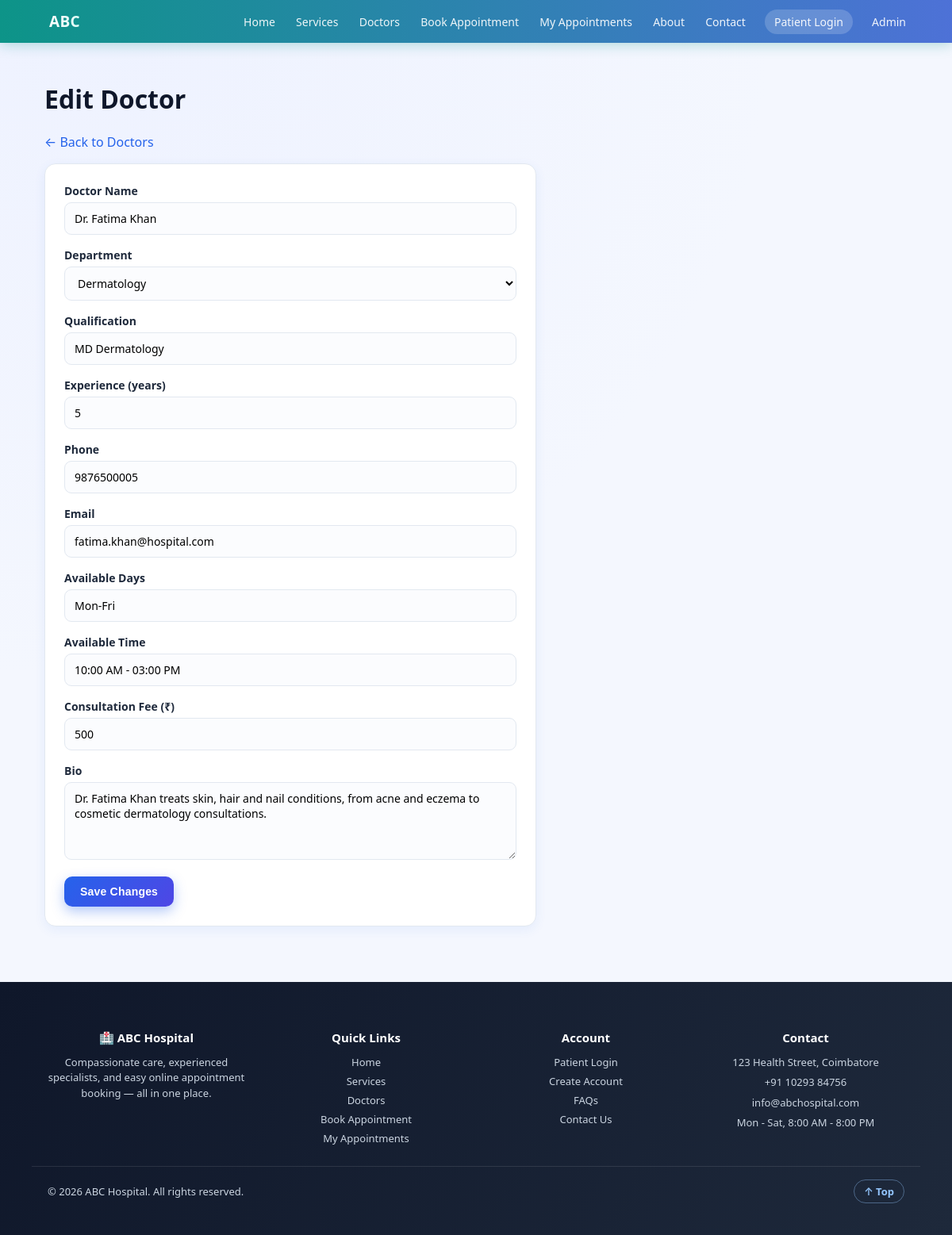
The app's page /admin/edit_doctor.php?id=5 (signed in) with its own data.
### tables this page shows
CREATE TABLE doctors (
    doctor_id INTEGER PRIMARY KEY AUTOINCREMENT,
    name TEXT NOT NULL,
    department TEXT NOT NULL,
    qualification TEXT,
    experience INTEGER,
    phone TEXT,
    email TEXT,
    available_days TEXT,
    available_time TEXT
, bio TEXT, fee INTEGER);

### admin/edit_doctor.php (the view, shortened to what this page needs)
<?php
require __DIR__ . '/../database/connect.php';
$id = (int)($_GET['id'] ?? $_POST['doctor_id'] ?? 0);
$stmt = $pdo->prepare('SELECT * FROM doctors WHERE doctor_id = ?');
$stmt->execute([$id]);
$doctor = $stmt->fetch(PDO::FETCH_ASSOC);
require __DIR__ . '/../includes/header.php';
?>
<h1>Edit Doctor</h1>
<p><a href="doctors.php">&larr; Back to Doctors</a></p>
<form method="POST" action="edit_doctor.php?id=<?php echo $id; ?>">
    <div class="form-row"><label>Doctor Name</label><input type="text" name="name" value="<?php echo htmlspecialchars($doctor['name']); ?>" required></div>
    <div class="form-row">
        <label>Department</label>
        <select name="department" required>
            <?php foreach (DEPARTMENTS as $d): ?>
            <option value="<?php echo htmlspecialchars($d); ?>" <?php echo $doctor['department'] === $d ? 'selected' : ''; ?>><?php echo htmlspecialchars($d); ?></option>
            <?php endforeach; ?>
        </select>
    </div>
    <div class="form-row"><label>Qualification</label><input type="text" name="qualification" value="<?php echo htmlspecialchars($doctor['qualification']); ?>"></div>
    <div class="form-row"><label>Experience (years)</label><input type="number" name="experience" min="0" value="<?php echo htmlspecialchars($doctor['experience']); ?>" required></div>
    <div class="form-row"><label>Phone</label><input type="tel" name="phone" maxlength="10" value="<?php echo htmlspecialchars($doctor['phone']); ?>"></div>
    <div class="form-row"><label>Email</label><input type="email" name="email" value="<?php echo htmlspecialchars($doctor['email']); ?>"></div>
    <div class="form-row"><label>Available Days</label><input type="text" name="available_days" value="<?php echo htmlspecialchars($doctor['available_days']); ?>"></div>
    <div class="form-row"><label>Available Time</label><input type="text" name="available_time" value="<?php echo htmlspecialchars($doctor['available_time']); ?>"></div>
    <div class="form-row"><label>Consultation Fee (₹)</label><input type="number" name="fee" min="0" value="<?php echo htmlspecialchars($doctor['fee']); ?>"></div>
    <div class="form-row"><label>Bio</label><textarea name="bio" rows="4"><?php echo htmlspecialchars($doctor['bio']); ?></textarea></div>
    <button type="submit" class="btn btn-primary">Save Changes</button>
</form>
<?php require __DIR__ . '/../includes/footer.php'; ?>

### css/style.css (style rules this page uses)
:root { --blue:#2563EB; --blue2:#3B82F6; --blue-dark:#1E3A8A; --green:#10B981; --green2:#059669; --red:#EF4444; --bg:#F4F7FE; --card:#FFFFFF; --border:#E2E8F0; --text:#0F172A; --muted:#64748B; --shadow:0 4px 14px rgba(37,99,235,0.08); --shadow-lg:0 12px 32px rgba(15,23,42,0.12); --radius:14px; }
* { box-sizing:border-box; }
html { scroll-behavior:smooth; }
body { margin:0;font-family:'Segoe UI',-apple-system,Roboto,Arial,sans-serif; background:radial-gradient(circle at 10% 0%, #EEF2FF 0%, var(--bg) 45%); color:var(--text);animation:pageFade .5s ease both; }
a { color:var(--blue);text-decoration:none;transition:color .2s ease; }
.btn { display:inline-block;padding:11px 20px;border-radius:10px;border:none;cursor:pointer; font-size:14px;font-weight:700;letter-spacing:.2px;position:relative;overflow:hidden; transition:transform .18s ease, box-shadow .18s ease, filter .18s ease; }
.btn-primary { background:linear-gradient(135deg,var(--blue),#4F46E5);color:#fff;box-shadow:0 6px 16px rgba(37,99,235,0.35); }
form { background:var(--card);border:1px solid var(--border);border-radius:var(--radius);padding:24px; max-width:620px;box-shadow:var(--shadow); }
.form-row { margin-bottom:16px; }
label { display:block;font-weight:600;margin-bottom:5px;font-size:14px;color:#1E293B; }
input,select,textarea { width:100%;padding:10px 12px;border:1.5px solid var(--border);border-radius:9px;font-size:14px; font-family:inherit;transition:border-color .2s ease, box-shadow .2s ease;background:#FBFCFE; }

### records on screen
doctors: name "Dr. Fatima Khan", department "Dermatology", qualification "MD Dermatology", experience "5", phone "9876500005", email "fatima.khan@hospital.com", available_days "Mon-Fri", available_time "10:00 AM - 03:00 PM", fee "500", bio "Dr. Fatima Khan treats skin, hair and nail conditions, from acne and eczema to cosmetic dermatology consultations."
